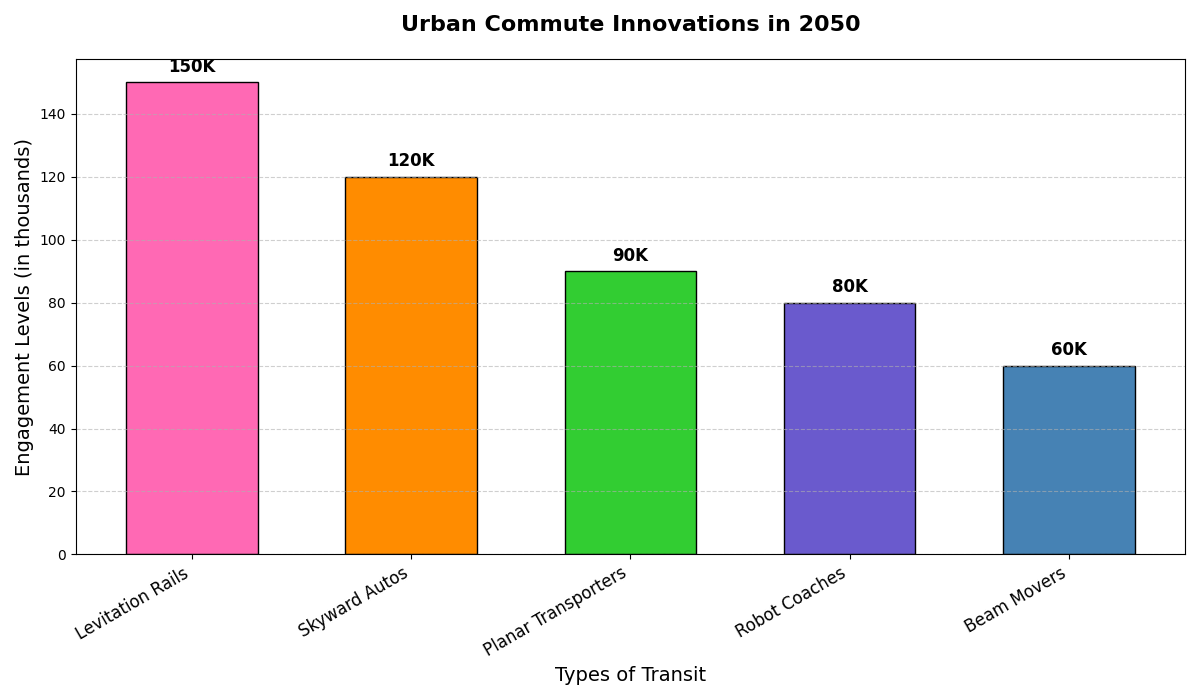

This chart was generated by the following Python code:
import matplotlib.pyplot as plt
import numpy as np

# Manually altered data for the transport modes and adoption rates
transport_modes = ['Beam Movers', 'Planar Transporters', 'Levitation Rails', 'Robot Coaches', 'Skyward Autos']
adoption_rates = np.array([60, 90, 150, 80, 120])  # Manually shuffled values
colors = ['#4682b4', '#32cd32', '#ff69b4', '#6a5acd', '#ff8c00']

# Sort the data in descending order of adoption rates
sorted_indices = np.argsort(adoption_rates)[::-1]
transport_modes_sorted = [transport_modes[i] for i in sorted_indices]
adoption_rates_sorted = adoption_rates[sorted_indices]
colors_sorted = [colors[i] for i in sorted_indices]

# Positions of the bars on the x-axis
x_positions = np.arange(len(transport_modes_sorted))

# Plot the sorted bar chart
fig, ax = plt.subplots(figsize=(12, 7))
bars = ax.bar(x_positions, adoption_rates_sorted, color=colors_sorted, edgecolor='black', width=0.6)

# Titles and labels
ax.set_title('Urban Commute Innovations in 2050', fontsize=16, fontweight='bold', pad=20)
ax.set_xlabel('Types of Transit', fontsize=14)
ax.set_ylabel('Engagement Levels (in thousands)', fontsize=14)

# Assign the x-ticks and labels
ax.set_xticks(x_positions)
ax.set_xticklabels(transport_modes_sorted, fontsize=12, rotation=30, ha='right')

# Annotate bars
for bar in bars:
    yval = bar.get_height()
    ax.text(bar.get_x() + bar.get_width()/2, yval + 2, f'{yval}K', ha='center', va='bottom', fontsize=12, fontweight='bold')

# Gridlines
ax.yaxis.grid(True, linestyle='--', alpha=0.6)

# Adjust layout
plt.tight_layout()

# Display the plot
plt.show()
